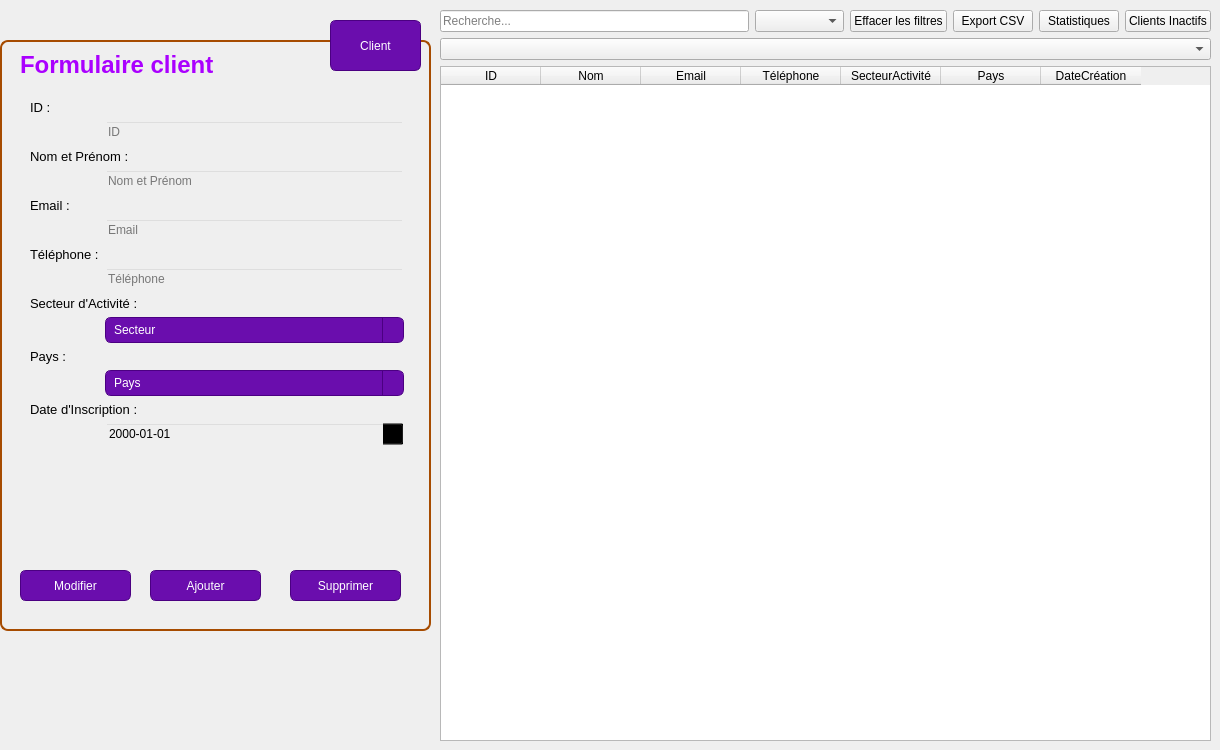
      <widget class="QWidget" name="page_client">
       <widget class="QWidget" name="layoutWidget_2">
        <property name="geometry">
         <rect>
          <x>440</x>
          <y>10</y>
          <width>771</width>
          <height>731</height>
         </rect>
        </property>
        <layout class="QVBoxLayout" name="verticalLayout_5">
         <item>
          <layout class="QHBoxLayout" name="horizontalLayout_4">
           <item>
            <widget class="QLineEdit" name="leSearch_6">
             <property name="styleSheet">
              <string notr="true">QGroupBox {
    border: 2px solid #A64B00;
    border-radius: 8px;
    margin-top: 20px;
    background: qlineargradient(
        x1:0, y1:0, x2:1, y2:1,
        stop:0 white,
        stop:1 #FB8C00
    );
}

QGroupBox::title {
    subcontrol-origin: margin;
    subcontrol-position: top left;
    padding: 4px;
    color: white;
    font-weight: bold;
}

QGroupBox * {
    background: transparent;
    color: black;
}

QGroupBox QPushButton {
    background: #6A0DAD;         /* Mauve */
    color: white;
    border: 1px solid #4B0082;
    border-radius: 6px;
    padding: 5px 10px;
}

QGroupBox QPushButton:hover {
    background: #1B1B3A;         /* Bleu foncé au survol */
}

QGroupBox QComboBox {
    background: #6A0DAD;         /* Mauve */
    color: white;
    border: 1px solid #4B0082;
    border-radius: 6px;
    padding: 4px 8px;
}

QGroupBox QComboBox:hover {
    background: #1B1B3A;         /* Bleu foncé au survol */
}

QGroupBox QComboBox::drop-down {
    subcontrol-origin: padding;
    subcontrol-position: top right;
    width: 20px;
    border-left: 1px solid #4B0082;
    border-top-right-radius: 6px;
    border-bottom-right-radius: 6px;
    background: #6A0DAD;         /* Même mauve que le QComboBox */
}

QGroupBox QComboBox::down-arrow {
    width: 12px;
    height: 12px;
}</string>
             </property>
             <property name="placeholderText">
              <string>Recherche...</string>
             </property>
            </widget>
           </item>
           <item>
            <widget class="QComboBox" name="cbPaysF_6">
             <property name="styleSheet">
              <string notr="true">QGroupBox {
    border: 2px solid #A64B00;
    border-radius: 8px;
    margin-top: 20px;
    background: qlineargradient(
        x1:0, y1:0, x2:1, y2:1,
        stop:0 white,
        stop:1 #FB8C00
    );
}

QGroupBox::title {
    subcontrol-origin: margin;
    subcontrol-position: top left;
    padding: 4px;
    color: white;
    font-weight: bold;
}

QGroupBox * {
    background: transparent;
    color: black;
}

QGroupBox QPushButton {
    background: #6A0DAD;         /* Mauve */
    color: white;
    border: 1px solid #4B0082;
    border-radius: 6px;
    padding: 5px 10px;
}

QGroupBox QPushButton:hover {
    background: #1B1B3A;         /* Bleu foncé au survol */
}

QGroupBox QComboBox {
    background: #6A0DAD;         /* Mauve */
    color: white;
    border: 1px solid #4B0082;
    border-radius: 6px;
    padding: 4px 8px;
}

QGroupBox QComboBox:hover {
    background: #1B1B3A;         /* Bleu foncé au survol */
}

QGroupBox QComboBox::drop-down {
    subcontrol-origin: padding;
    subcontrol-position: top right;
    width: 20px;
    border-left: 1px solid #4B0082;
    border-top-right-radius: 6px;
    border-bottom-right-radius: 6px;
    background: #6A0DAD;         /* Même mauve que le QComboBox */
}

QGroupBox QComboBox::down-arrow {
    width: 12px;
    height: 12px;
}</string>
             </property>
             <property name="iconSize">
              <size>
               <width>16</width>
               <height>21</height>
              </size>
             </property>
             <property name="placeholderText">
              <string>Pays</string>
             </property>
             <item>
              <property name="text">
               <string>Pays</string>
              </property>
             </item>
             <item>
              <property name="text">
               <string>Tunisie</string>
              </property>
             </item>
             <item>
              <property name="text">
               <string>Algérie</string>
              </property>
             </item>
             <item>
              <property name="text">
               <string>France</string>
              </property>
             </item>
             <item>
              <property name="text">
               <string>Italie</string>
              </property>
             </item>
             <item>
              <property name="text">
               <string>Allemagne</string>
              </property>
             </item>
            </widget>
           </item>
           <item>
            <widget class="QPushButton" name="btnClearFilter_6">
             <property name="styleSheet">
              <string notr="true">QGroupBox {
    border: 2px solid #A64B00;
    border-radius: 8px;
    margin-top: 20px;
    background: qlineargradient(
        x1:0, y1:0, x2:1, y2:1,
        stop:0 white,
        stop:1 #FB8C00
    );
}

QGroupBox::title {
    subcontrol-origin: margin;
    subcontrol-position: top left;
    padding: 4px;
    color: white;
    font-weight: bold;
}

QGroupBox * {
    background: transparent;
    color: black;
}

QGroupBox QPushButton {
    background: #6A0DAD;         /* Mauve */
    color: white;
    border: 1px solid #4B0082;
    border-radius: 6px;
    padding: 5px 10px;
}

QGroupBox QPushButton:hover {
    background: #1B1B3A;         /* Bleu foncé au survol */
}

QGroupBox QComboBox {
    background: #6A0DAD;         /* Mauve */
    color: white;
    border: 1px solid #4B0082;
    border-radius: 6px;
    padding: 4px 8px;
}

QGroupBox QComboBox:hover {
    background: #1B1B3A;         /* Bleu foncé au survol */
}

QGroupBox QComboBox::drop-down {
    subcontrol-origin: padding;
    subcontrol-position: top right;
    width: 20px;
    border-left: 1px solid #4B0082;
    border-top-right-radius: 6px;
    border-bottom-right-radius: 6px;
    background: #6A0DAD;         /* Même mauve que le QComboBox */
}

QGroupBox QComboBox::down-arrow {
    width: 12px;
    height: 12px;
}</string>
             </property>
             <property name="text">
              <string>Effacer les filtres</string>
             </property>
            </widget>
           </item>
           <item>
            <widget class="QPushButton" name="pushButton_7">
             <property name="styleSheet">
              <string notr="true">QGroupBox {
    border: 2px solid #A64B00;
    border-radius: 8px;
    margin-top: 20px;
    background: qlineargradient(
        x1:0, y1:0, x2:1, y2:1,
        stop:0 white,
        stop:1 #FB8C00
    );
}

QGroupBox::title {
    subcontrol-origin: margin;
    subcontrol-position: top left;
    padding: 4px;
    color: white;
    font-weight: bold;
}

QGroupBox * {
    background: transparent;
    color: black;
}

QGroupBox QPushButton {
    background: #6A0DAD;         /* Mauve */
    color: white;
    border: 1px solid #4B0082;
    border-radius: 6px;
    padding: 5px 10px;
}

QGroupBox QPushButton:hover {
    background: #1B1B3A;         /* Bleu foncé au survol */
}

QGroupBox QComboBox {
    background: #6A0DAD;         /* Mauve */
    color: white;
    border: 1px solid #4B0082;
    border-radius: 6px;
    padding: 4px 8px;
}

QGroupBox QComboBox:hover {
    background: #1B1B3A;         /* Bleu foncé au survol */
}

QGroupBox QComboBox::drop-down {
    subcontrol-origin: padding;
    subcontrol-position: top right;
    width: 20px;
    border-left: 1px solid #4B0082;
    border-top-right-radius: 6px;
    border-bottom-right-radius: 6px;
    background: #6A0DAD;         /* Même mauve que le QComboBox */
}

QGroupBox QComboBox::down-arrow {
    width: 12px;
    height: 12px;
}</string>
             </property>
             <property name="text">
              <string>Export CSV</string>
             </property>
            </widget>
           </item>
           <item>
            <widget class="QPushButton" name="pushButton_8">
             <property name="styleSheet">
              <string notr="true">QGroupBox {
    border: 2px solid #A64B00;
    border-radius: 8px;
    margin-top: 20px;
    background: qlineargradient(
        x1:0, y1:0, x2:1, y2:1,
        stop:0 white,
        stop:1 #FB8C00
    );
}

QGroupBox::title {
    subcontrol-origin: margin;
    subcontrol-position: top left;
    padding: 4px;
    color: white;
    font-weight: bold;
}

QGroupBox * {
    background: transparent;
    color: black;
}

QGroupBox QPushButton {
    background: #6A0DAD;         /* Mauve */
    color: white;
    border: 1px solid #4B0082;
    border-radius: 6px;
    padding: 5px 10px;
}

QGroupBox QPushButton:hover {
    background: #1B1B3A;         /* Bleu foncé au survol */
}

QGroupBox QComboBox {
    background: #6A0DAD;         /* Mauve */
    color: white;
    border: 1px solid #4B0082;
    border-radius: 6px;
    padding: 4px 8px;
}

QGroupBox QComboBox:hover {
    background: #1B1B3A;         /* Bleu foncé au survol */
}

QGroupBox QComboBox::drop-down {
    subcontrol-origin: padding;
    subcontrol-position: top right;
    width: 20px;
    border-left: 1px solid #4B0082;
    border-top-right-radius: 6px;
    border-bottom-right-radius: 6px;
    background: #6A0DAD;         /* Même mauve que le QComboBox */
}

QGroupBox QComboBox::down-arrow {
    width: 12px;
    height: 12px;
}</string>
             </property>
             <property name="text">
              <string>Statistiques</string>
             </property>
            </widget>
           </item>
           <item>
            <widget class="QPushButton" name="pushButton_6">
             <property name="styleSheet">
              <string notr="true">QGroupBox {
    border: 2px solid #A64B00;
    border-radius: 8px;
    margin-top: 20px;
    background: qlineargradient(
        x1:0, y1:0, x2:1, y2:1,
        stop:0 white,
        stop:1 #FB8C00
    );
}

QGroupBox::title {
    subcontrol-origin: margin;
    subcontrol-position: top left;
    padding: 4px;
    color: white;
    font-weight: bold;
}

QGroupBox * {
    background: transparent;
    color: black;
}

QGroupBox QPushButton {
    background: #6A0DAD;         /* Mauve */
    color: white;
    border: 1px solid #4B0082;
    border-radius: 6px;
    padding: 5px 10px;
}

QGroupBox QPushButton:hover {
    background: #1B1B3A;         /* Bleu foncé au survol */
}

QGroupBox QComboBox {
    background: #6A0DAD;         /* Mauve */
    color: white;
    border: 1px solid #4B0082;
    border-radius: 6px;
    padding: 4px 8px;
}

QGroupBox QComboBox:hover {
    background: #1B1B3A;         /* Bleu foncé au survol */
}

QGroupBox QComboBox::drop-down {
    subcontrol-origin: padding;
    subcontrol-position: top right;
    width: 20px;
    border-left: 1px solid #4B0082;
    border-top-right-radius: 6px;
    border-bottom-right-radius: 6px;
    background: #6A0DAD;         /* Même mauve que le QComboBox */
}

QGroupBox QComboBox::down-arrow {
    width: 12px;
    height: 12px;
}</string>
             </property>
             <property name="text">
              <string>Clients Inactifs</string>
             </property>
            </widget>
           </item>
          </layout>
         </item>
         <item>
          <widget class="QComboBox" name="cbSecteurF_6">
           <property name="minimumSize">
            <size>
             <width>174</width>
             <height>22</height>
            </size>
           </property>
           <property name="styleSheet">
            <string notr="true">QGroupBox {
    border: 2px solid #A64B00;
    border-radius: 8px;
    margin-top: 20px;
    background: qlineargradient(
        x1:0, y1:0, x2:1, y2:1,
        stop:0 white,
        stop:1 #FB8C00
    );
}

QGroupBox::title {
    subcontrol-origin: margin;
    subcontrol-position: top left;
    padding: 4px;
    color: white;
    font-weight: bold;
}

QGroupBox * {
    background: transparent;
    color: black;
}

QGroupBox QPushButton {
    background: #6A0DAD;         /* Mauve */
    color: white;
    border: 1px solid #4B0082;
    border-radius: 6px;
    padding: 5px 10px;
}

QGroupBox QPushButton:hover {
    background: #1B1B3A;         /* Bleu foncé au survol */
}

QGroupBox QComboBox {
    background: #6A0DAD;         /* Mauve */
    color: white;
    border: 1px solid #4B0082;
    border-radius: 6px;
    padding: 4px 8px;
}

QGroupBox QComboBox:hover {
    background: #1B1B3A;         /* Bleu foncé au survol */
}

QGroupBox QComboBox::drop-down {
    subcontrol-origin: padding;
    subcontrol-position: top right;
    width: 20px;
    border-left: 1px solid #4B0082;
    border-top-right-radius: 6px;
    border-bottom-right-radius: 6px;
    background: #6A0DAD;         /* Même mauve que le QComboBox */
}

QGroupBox QComboBox::down-arrow {
    width: 12px;
    height: 12px;
}</string>
           </property>
           <property name="iconSize">
            <size>
             <width>8</width>
             <height>21</height>
            </size>
           </property>
           <property name="placeholderText">
            <string>Secteur</string>
           </property>
           <item>
            <property name="text">
             <string>Secteur</string>
            </property>
           </item>
           <item>
            <property name="text">
             <string>Design et Multimédia</string>
            </property>
           </item>
           <item>
            <property name="text">
             <string>Développement Web</string>
            </property>
           </item>
           <item>
            <property name="text">
             <string>Marketing et Communication digitale</string>
            </property>
           </item>
           <item>
            <property name="text">
             <string>Production Vidéo</string>
            </property>
           </item>
           <item>
            <property name="text">
             <string>Édition et Contenu écrit</string>
            </property>
           </item>
          </widget>
         </item>
         <item>
          <widget class="QTableWidget" name="tableClients_6">
           <property name="styleSheet">
            <string notr="true">QGroupBox {
    border: 2px solid #A64B00;
    border-radius: 8px;
    margin-top: 20px;
    background: qlineargradient(
        x1:0, y1:0, x2:1, y2:1,
        stop:0 white,
        stop:1 #FB8C00
    );
}

QGroupBox::title {
    subcontrol-origin: margin;
    subcontrol-position: top left;
    padding: 4px;
    color: white;
    font-weight: bold;
}

QGroupBox * {
    background: transparent;
    color: black;
}

QGroupBox QPushButton {
    background: #6A0DAD;         /* Mauve */
    color: white;
    border: 1px solid #4B0082;
    border-radius: 6px;
    padding: 5px 10px;
}

QGroupBox QPushButton:hover {
    background: #1B1B3A;         /* Bleu foncé au survol */
}

QGroupBox QComboBox {
    background: #6A0DAD;         /* Mauve */
    color: white;
    border: 1px solid #4B0082;
    border-radius: 6px;
    padding: 4px 8px;
}

QGroupBox QComboBox:hover {
    background: #1B1B3A;         /* Bleu foncé au survol */
}

QGroupBox QComboBox::drop-down {
    subcontrol-origin: padding;
    subcontrol-position: top right;
    width: 20px;
    border-left: 1px solid #4B0082;
    border-top-right-radius: 6px;
    border-bottom-right-radius: 6px;
    background: #6A0DAD;         /* Même mauve que le QComboBox */
}

QGroupBox QComboBox::down-arrow {
    width: 12px;
    height: 12px;
}</string>
           </property>
           <property name="columnCount">
            <number>7</number>
           </property>
           <column>
            <property name="text">
             <string>ID</string>
            </property>
           </column>
           <column>
            <property name="text">
             <string>Nom</string>
            </property>
           </column>
           <column>
            <property name="text">
             <string>Email</string>
            </property>
           </column>
           <column>
            <property name="text">
             <string>Téléphone</string>
            </property>
           </column>
           <column>
            <property name="text">
             <string>SecteurActivité</string>
            </property>
           </column>
           <column>
            <property name="text">
             <string>Pays</string>
            </property>
           </column>
           <column>
            <property name="text">
             <string>DateCréation</string>
            </property>
           </column>
          </widget>
         </item>
        </layout>
       </widget>
       <widget class="QGroupBox" name="groupBox_2">
        <property name="geometry">
         <rect>
          <x>0</x>
          <y>20</y>
          <width>431</width>
          <height>611</height>
         </rect>
        </property>
        <property name="styleSheet">
         <string notr="true">QGroupBox {
    border: 2px solid #A64B00;
    border-radius: 8px;
    margin-top: 20px;
    background: qlineargradient(
        x1:0, y1:0, x2:1, y2:1,
        stop:0 white,
        stop:1 #FB8C00
    );
}

QGroupBox::title {
    subcontrol-origin: margin;
    subcontrol-position: top left;
    padding: 4px;
    color: white;
    font-weight: bold;
}

QGroupBox * {
    background: transparent;
    color: black;
}

QGroupBox QPushButton {
    background: #6A0DAD;         /* Mauve */
    color: white;
    border: 1px solid #4B0082;
    border-radius: 6px;
    padding: 5px 10px;
}

QGroupBox QPushButton:hover {
    background: #1B1B3A;         /* Bleu foncé au survol */
}

QGroupBox QComboBox {
    background: #6A0DAD;         /* Mauve */
    color: white;
    border: 1px solid #4B0082;
    border-radius: 6px;
    padding: 4px 8px;
}

QGroupBox QComboBox:hover {
    background: #1B1B3A;         /* Bleu foncé au survol */
}

QGroupBox QComboBox::drop-down {
    subcontrol-origin: padding;
    subcontrol-position: top right;
    width: 20px;
    border-left: 1px solid #4B0082;
    border-top-right-radius: 6px;
    border-bottom-right-radius: 6px;
    background: #6A0DAD;         /* Même mauve que le QComboBox */
}

QGroupBox QComboBox::down-arrow {
    width: 12px;
    height: 12px;
}</string>
        </property>
        <property name="title">
         <string/>
        </property>
        <widget class="QWidget" name="layoutWidget">
         <property name="geometry">
          <rect>
           <x>30</x>
           <y>80</y>
           <width>374</width>
           <height>455</height>
          </rect>
         </property>
         <layout class="QFormLayout" name="formLayout_4">
          <item row="0" column="0">
           <widget class="QLabel" name="label_54">
            <property name="font">
             <font>
              <pointsize>10</pointsize>
             </font>
            </property>
            <property name="focusPolicy">
             <enum>Qt::FocusPolicy::TabFocus</enum>
            </property>
            <property name="frameShape">
             <enum>QFrame::Shape::NoFrame</enum>
            </property>
            <property name="text">
             <string>ID :</string>
            </property>
           </widget>
          </item>
          <item row="3" column="0" colspan="2">
           <widget class="QLabel" name="label_55">
            <property name="font">
             <font>
              <pointsize>10</pointsize>
             </font>
            </property>
            <property name="text">
             <string>Nom et Prénom :</string>
            </property>
           </widget>
          </item>
          <item row="5" column="0">
           <widget class="QLabel" name="label_56">
            <property name="font">
             <font>
              <pointsize>10</pointsize>
             </font>
            </property>
            <property name="text">
             <string>Email :</string>
            </property>
           </widget>
          </item>
          <item row="6" column="1">
           <widget class="QLineEdit" name="leEmail_6">
            <property name="placeholderText">
             <string>Email</string>
            </property>
           </widget>
          </item>
          <item row="7" column="0">
           <widget class="QLabel" name="label_57">
            <property name="font">
             <font>
              <pointsize>10</pointsize>
             </font>
            </property>
            <property name="text">
             <string>Téléphone :</string>
            </property>
           </widget>
          </item>
          <item row="8" column="1">
           <widget class="QLineEdit" name="leTel_6">
            <property name="placeholderText">
             <string>Téléphone</string>
            </property>
           </widget>
          </item>
          <item row="9" column="0" colspan="2">
           <widget class="QLabel" name="label_58">
            <property name="font">
             <font>
              <pointsize>10</pointsize>
             </font>
            </property>
            <property name="text">
             <string>Secteur d'Activité :</string>
            </property>
           </widget>
          </item>
          <item row="10" column="1">
           <widget class="QComboBox" name="cbSecteur_6">
            <property name="iconSize">
             <size>
              <width>130</width>
              <height>20</height>
             </size>
            </property>
            <property name="placeholderText">
             <string>Secteur</string>
            </property>
            <item>
             <property name="text">
              <string>Secteur...</string>
             </property>
            </item>
            <item>
             <property name="text">
              <string>Design et Multimédia</string>
             </property>
            </item>
            <item>
             <property name="text">
              <string>Développement Web</string>
             </property>
            </item>
            <item>
             <property name="text">
              <string>Marketing et Communication digital</string>
             </property>
            </item>
            <item>
             <property name="text">
              <string>Production Vidéo</string>
             </property>
            </item>
            <item>
             <property name="text">
              <string>Édition &amp; Contenu écrit</string>
             </property>
            </item>
           </widget>
          </item>
          <item row="11" column="0">
           <widget class="QLabel" name="label_59">
            <property name="font">
             <font>
              <pointsize>10</pointsize>
             </font>
            </property>
            <property name="text">
             <string>Pays :</string>
            </property>
           </widget>
          </item>
          <item row="12" column="1">
           <widget class="QComboBox" name="cbPays_6">
            <property name="placeholderText">
             <string>Pays</string>
            </property>
            <item>
             <property name="text">
              <string>Pays...</string>
             </property>
            </item>
            <item>
             <property name="text">
              <string>Tunisie</string>
             </property>
            </item>
            <item>
             <property name="text">
              <string>Algérie</string>
             </property>
            </item>
            <item>
             <property name="text">
              <string>France</string>
             </property>
            </item>
            <item>
             <property name="text">
              <string>Italie</string>
             </property>
            </item>
            <item>
             <property name="text">
              <string>Allemagne </string>
             </property>
            </item>
           </widget>
          </item>
          <item row="13" column="0" colspan="2">
           <widget class="QLabel" name="label_60">
            <property name="font">
             <font>
              <pointsize>10</pointsize>
             </font>
            </property>
            <property name="text">
             <string>Date d'Inscription :</string>
            </property>
           </widget>
          </item>
          <item row="14" column="1">
           <widget class="QDateEdit" name="deDate_6">
            <property name="displayFormat">
             <string>yyyy-MM-dd</string>
            </property>
            <property name="calendarPopup">
             <bool>true</bool>
            </property>
           </widget>
          </item>
          <item row="4" column="1">
           <widget class="QLineEdit" name="leNom_6">
            <property name="text">
             <string/>
            </property>
            <property name="placeholderText">
             <string>Nom et Prénom</string>
            </property>
           </widget>
          </item>
          <item row="1" column="1">
           <widget class="QLineEdit" name="leId_6">
            <property name="placeholderText">
             <string>ID</string>
            </property>
           </widget>
          </item>
         </layout>
        </widget>
        <widget class="QLabel" name="label_61">
         <property name="geometry">
          <rect>
           <x>20</x>
           <y>20</y>
           <width>251</width>
           <height>51</height>
          </rect>
         </property>
         <property name="font">
          <font>
           <pointsize>18</pointsize>
           <underline>true</underline>
          </font>
         </property>
         <property name="layoutDirection">
          <enum>Qt::LayoutDirection::RightToLeft</enum>
         </property>
         <property name="autoFillBackground">
          <bool>false</bool>
         </property>
         <property name="styleSheet">
          <string notr="true">selection-background-color: rgb(255, 170, 0);</string>
         </property>
         <property name="text">
          <string>&lt;html&gt;&lt;head/&gt;&lt;body&gt;&lt;p&gt;&lt;span style=&quot; font-weight:700; text-decoration:none; color:#aa00ff;&quot;&gt;Formulaire client&lt;/span&gt;&lt;/p&gt;&lt;/body&gt;&lt;/html&gt;</string>
         </property>
        </widget>
        <widget class="QPushButton" name="btnSupprimer_3">
         <property name="geometry">
          <rect>
           <x>290</x>
           <y>550</y>
           <width>111</width>
           <height>31</height>
          </rect>
         </property>
         <property name="text">
          <string>Supprimer</string>
         </property>
        </widget>
        <widget class="QPushButton" name="btnModifier_3">
         <property name="geometry">
          <rect>
           <x>20</x>
           <y>550</y>
           <width>111</width>
           <height>31</height>
          </rect>
         </property>
         <property name="text">
          <string>Modifier</string>
         </property>
        </widget>
        <widget class="QPushButton" name="btnAjouter_3">
         <property name="geometry">
          <rect>
           <x>150</x>
           <y>550</y>
           <width>111</width>
           <height>31</height>
          </rect>
         </property>
         <property name="text">
          <string>Ajouter</string>
         </property>
        </widget>
        <widget class="QPushButton" name="pushButton_client">
         <property name="geometry">
          <rect>
           <x>330</x>
           <y>0</y>
           <width>91</width>
           <height>51</height>
          </rect>
         </property>
         <property name="text">
          <string>Client</string>
         </property>
        </widget>
       </widget>
      </widget>
